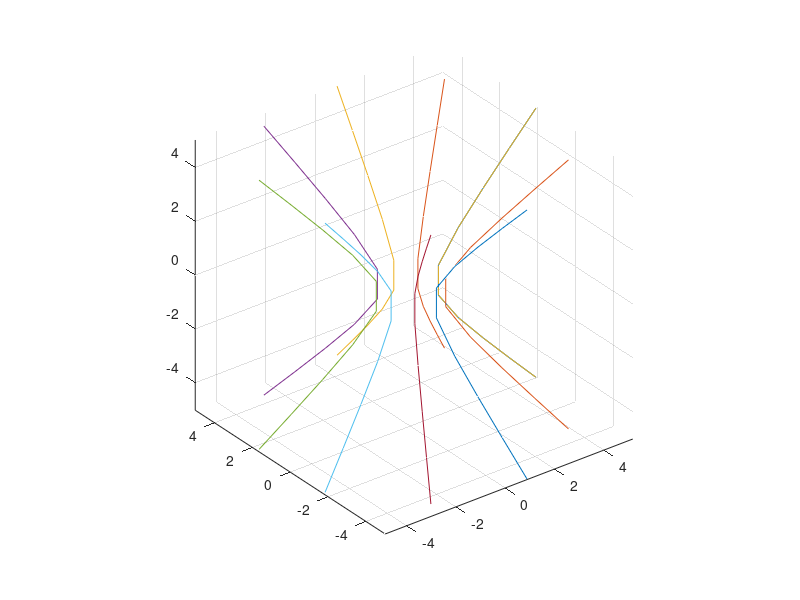

This chart was generated by the following MATLAB code:
% sobj.m : 속이 빈 3차원 객체를 생성
clear, clc all

N= 10;
z = linspace(-5, 5, N)';
radius = sqrt(1+z.^2);
theta = 2*pi*linspace(0,1,N);

theta=2*pi*linspace(0,1,N);
X = radius * cos(theta)
Y = radius * sin(theta)
Z = z(:,ones(1,N));

%surf(X,Y,Z)
plot3(X,Y,Z)
grid
axis equal